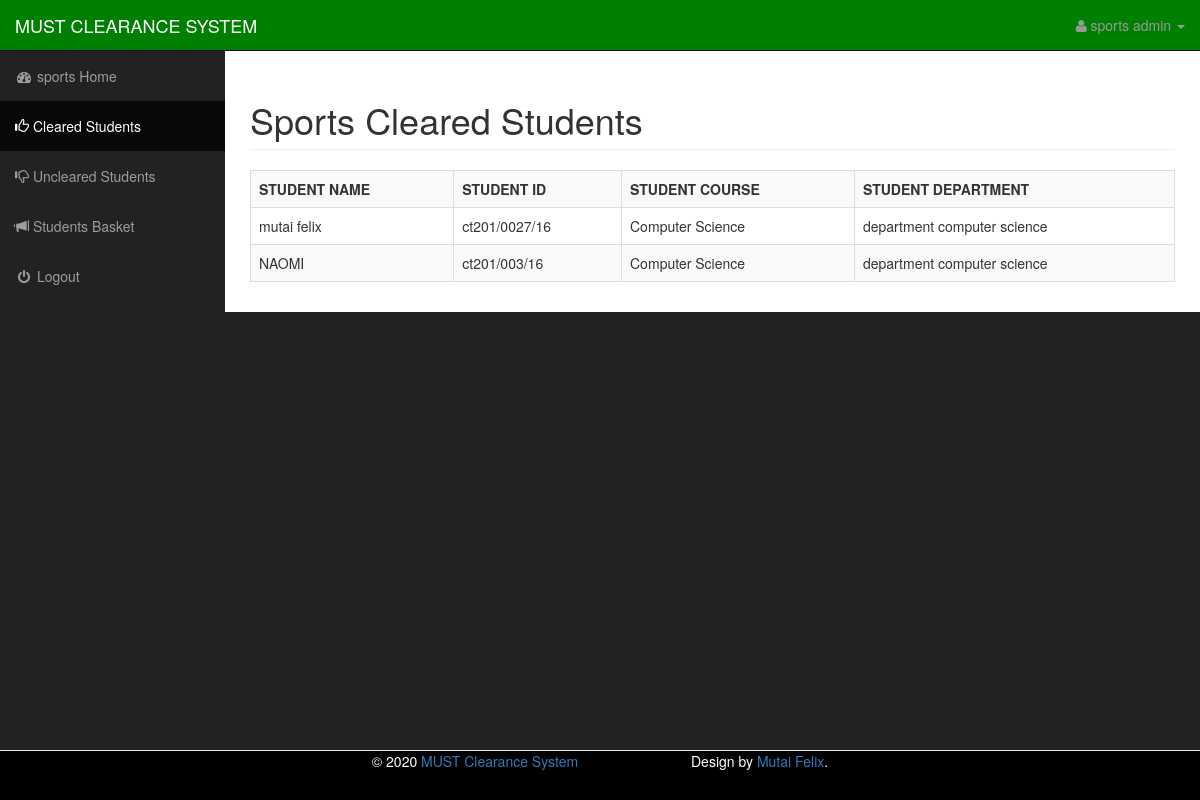
Screenshot of /new/sports/sportsclearedstudents.php (signed in) with the database file from the repository.
### tables this page shows
CREATE TABLE `clearance_basics` (
  `incre` int(11) NOT NULL,
  `rights` varchar(100) NOT NULL,
  `developed` varchar(100) NOT NULL,
  `website` varchar(100) NOT NULL,
  `title` varchar(200) NOT NULL,
  `subtititle` varchar(200) NOT NULL
);

CREATE TABLE `department_sports` (
  `incre` int(11) NOT NULL,
  `idnumber` varchar(100) NOT NULL,
  `clearance_status` int(1) NOT NULL,
  `basket` varchar(300) NOT NULL
);

CREATE TABLE `student_details` (
  `incre` int(11) NOT NULL,
  `name` varchar(100) NOT NULL,
  `residence` varchar(50) NOT NULL,
  `course` varchar(100) NOT NULL,
  `idnumber` varchar(100) NOT NULL,
  `password` varchar(25) NOT NULL,
  `department` varchar(250) NOT NULL,
  `clearance_status` int(1) NOT NULL,
  `year` varchar(4) NOT NULL
);

### new/sports/sportsclearedstudents.php (the view, shortened to what this page needs)
<!DOCTYPE html>
<html lang="en">
<head>
	 <?php
  	include("../connection.php");
	$dery=mysqli_query($con,"select * from clearance_basics");
	$wata=mysqli_fetch_array($dery);
	$developed=$wata['developed'];
	$website=$wata['website'];
	$title=$wata['title'];
    ?>
    <link href="../css/bootstrap.min.css" rel="stylesheet">
    <link href="../css/sb-admin.css" rel="stylesheet">
    <link href="../font-awesome/css/font-awesome.min.css" rel="stylesheet" type="text/css">
</head>
<body>
    <div id="wrapper">
        <nav class="navbar navbar-inverse navbar-fixed-top" role="navigation" style="background-color:green">
            <div class="navbar-header">
                <a style="text-transform:uppercase;" class="navbar-brand" href="../index.php"><?php echo $title; ?></a>
            </div>
            <ul class="nav navbar-right top-nav">
                <li class="dropdown">
                    <a href="#" class="dropdown-toggle" data-toggle="dropdown"><i class="fa fa-user"></i> <?php echo $_SESSION['sportslogin']; ?> admin <b class="caret"></b></a>
                </li>
            </ul>
            <div class="collapse navbar-collapse navbar-ex1-collapse">
                <ul class="nav navbar-nav side-nav">
                    <li>
                        <a href="sportshome.php"><i class="fa fa-fw fa-dashboard"></i> <?php echo $_SESSION['sportslogin']; ?> Home</a>
                    </li>
					<li class="active">
                        <a href="sportsclearedstudents.php"><i class="glyphicon glyphicon-thumbs-up"></i> Cleared Students</a>
                    </li>
					<li>
                        <a href="sportsunclearedstudents.php"><i class="glyphicon glyphicon-thumbs-down"></i> Uncleared Students</a>
                    </li>
					<li>
                        <a href="sportsbasket.php"><i class="glyphicon glyphicon-bullhorn"></i> Students Basket</a>
                    </li>
					<li>
                        <a href="logout.php"><i class="fa fa-fw fa-power-off"></i> Logout</a>
                    </li>
                </ul>
            </div>
        </nav>
        <div id="page-wrapper">
            <div class="container-fluid">
                <div class="row">
                    <div class="col-lg-12">
                        <h1 class="page-header">Sports Cleared Students</h1>
						<p>
						<?php
						$year=date('Y');
						$query=mysqli_query($con,"select * from department_sports where clearance_status='1'");
						$no=mysqli_num_rows($query);
						if($no==0)
						{
							echo"There are no cleared students in the sports department";
						}
						else
						{
							echo"
							<table class='table table-bordered table-hover table-striped' style='width:100%;'>
							<tr>
								<th>STUDENT NAME</th>
								<th>STUDENT ID</th>
								<th>STUDENT COURSE</th>
								<th>STUDENT DEPARTMENT</th>
							</tr>
							";
							while($data=mysqli_fetch_array($query))
							{
								$studentid=$data['idnumber'];
								$ter=mysqli_query($con,"select * from student_details where idnumber='$studentid' && year='$year'");
								$ata=mysqli_num_rows($ter);
								if($ata==0)
								{
								}
								else
								{
									$ta=mysqli_fetch_array($ter);
									echo"
									<tr>
										<td>".$ta['name']."</td>
										<td>".$ta['idnumber']."</td>
										<td>".$ta['course']."</td>
										<td>".$ta['department']."</td>
									</tr>
									";
								}
							}
							echo"
							</table>
							";
						}
						?>
						</p>
                    </div>
                </div>
            </div>
			<footer style="text-align:left;background-color:#000000;color:#FFFFFF;" class="navbar navbar-default navbar-fixed-bottom">
					<div style="text-align:center;" class="container-fluid">&copy; <?php echo date("Y");?> <a href=""><?php echo $title; ?></a>
					&nbsp;&nbsp;&nbsp;&nbsp;&nbsp;&nbsp;&nbsp;&nbsp;&nbsp;&nbsp;&nbsp;&nbsp;&nbsp;&nbsp;&nbsp;&nbsp;&nbsp;&nbsp;&nbsp;&nbsp;&nbsp;&nbsp;&nbsp;&nbsp;&nbsp;&nbsp;&nbsp;
					Design by <a href="<?php echo $website; ?>" target="_blank"><?php echo $developed; ?></a>.</div>
					</footer>
        </div>
    </div>
</body>
</html>

### new/css/sb-admin.css (style rules this page uses)
body { margin-top: 100px; background-color: #222; }
@media (min-width:768px) { body { margin-top: 50px; } }
#wrapper { padding-left: 0; }
#page-wrapper { width: 100%; padding: 0; background-color: #fff; }
@media (min-width:768px) { #wrapper { padding-left: 225px; } }
@media (min-width:768px) { #page-wrapper { padding: 10px; } }
.top-nav { padding: 0 15px; }
.top-nav>li { display: inline-block; float: left; }
.top-nav>li>a { padding-top: 15px; padding-bottom: 15px; line-height: 20px; color: #999; }
@media (min-width:768px) { .side-nav { position: fixed; top: 51px; left: 225px; width: 225px; margin-left: -225px; border: none; border-radius: 0; overflow-y: auto; background-color: #222; } }
@media (min-width:768px) { .side-nav>li>a { width: 225px; } }

### rows the page displays
clearance_basics: title "MUST CLEARANCE SYSTEM", title "MUST Clearance System", developed "Mutai Felix"
department_sports: idnumber.name "mutai felix", idnumber.idnumber "ct201/0027/16", idnumber.course "Computer Science", idnumber.department "department computer science"
department_sports: idnumber.name "NAOMI", idnumber.idnumber "ct201/003/16", idnumber.course "Computer Science", idnumber.department "department computer science"

### other values shown
$_SESSION['sportslogin'] "sports"
